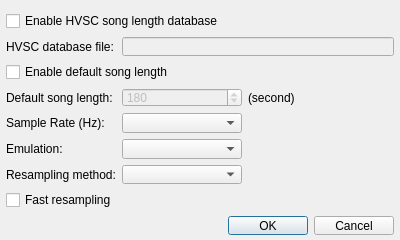
<?xml version="1.0" encoding="UTF-8"?>
<ui version="4.0">
 <class>SettingsDialog</class>
 <widget class="QDialog" name="SettingsDialog">
  <property name="geometry">
   <rect>
    <x>0</x>
    <y>0</y>
    <width>400</width>
    <height>240</height>
   </rect>
  </property>
  <property name="minimumSize">
   <size>
    <width>400</width>
    <height>240</height>
   </size>
  </property>
  <property name="maximumSize">
   <size>
    <width>400</width>
    <height>240</height>
   </size>
  </property>
  <property name="windowTitle">
   <string>SID Plugin Settings</string>
  </property>
  <layout class="QGridLayout" name="gridLayout">
   <property name="leftMargin">
    <number>6</number>
   </property>
   <property name="rightMargin">
    <number>6</number>
   </property>
   <property name="bottomMargin">
    <number>6</number>
   </property>
   <item row="7" column="0">
    <widget class="QLabel" name="label_4">
     <property name="text">
      <string>Resampling method:</string>
     </property>
    </widget>
   </item>
   <item row="6" column="2">
    <spacer name="horizontalSpacer_2">
     <property name="orientation">
      <enum>Qt::Horizontal</enum>
     </property>
     <property name="sizeType">
      <enum>QSizePolicy::Expanding</enum>
     </property>
     <property name="sizeHint" stdset="0">
      <size>
       <width>40</width>
       <height>20</height>
      </size>
     </property>
    </spacer>
   </item>
   <item row="0" column="0" colspan="2">
    <widget class="QCheckBox" name="useHVSCCheckBox">
     <property name="text">
      <string>Enable HVSC song length database</string>
     </property>
    </widget>
   </item>
   <item row="4" column="0">
    <widget class="QLabel" name="label_2">
     <property name="text">
      <string>Sample Rate (Hz):</string>
     </property>
    </widget>
   </item>
   <item row="6" column="1">
    <widget class="QComboBox" name="emuComboBox">
     <property name="minimumSize">
      <size>
       <width>120</width>
       <height>0</height>
      </size>
     </property>
    </widget>
   </item>
   <item row="3" column="0">
    <widget class="QLabel" name="label_5">
     <property name="text">
      <string>Default song length:</string>
     </property>
    </widget>
   </item>
   <item row="3" column="1">
    <widget class="QSpinBox" name="defaultLengthSpinBox">
     <property name="enabled">
      <bool>false</bool>
     </property>
     <property name="minimumSize">
      <size>
       <width>120</width>
       <height>0</height>
      </size>
     </property>
     <property name="minimum">
      <number>5</number>
     </property>
     <property name="maximum">
      <number>1000</number>
     </property>
     <property name="value">
      <number>180</number>
     </property>
    </widget>
   </item>
   <item row="7" column="2">
    <spacer name="horizontalSpacer_3">
     <property name="orientation">
      <enum>Qt::Horizontal</enum>
     </property>
     <property name="sizeType">
      <enum>QSizePolicy::Expanding</enum>
     </property>
     <property name="sizeHint" stdset="0">
      <size>
       <width>40</width>
       <height>20</height>
      </size>
     </property>
    </spacer>
   </item>
   <item row="7" column="1">
    <widget class="QComboBox" name="resamplingComboBox">
     <property name="minimumSize">
      <size>
       <width>120</width>
       <height>0</height>
      </size>
     </property>
    </widget>
   </item>
   <item row="1" column="1" colspan="2">
    <widget class="QLineEdit" name="hvscPathLineEdit">
     <property name="enabled">
      <bool>false</bool>
     </property>
    </widget>
   </item>
   <item row="6" column="0">
    <widget class="QLabel" name="label_3">
     <property name="text">
      <string>Emulation:</string>
     </property>
    </widget>
   </item>
   <item row="1" column="0">
    <widget class="QLabel" name="label">
     <property name="text">
      <string>HVSC database file:</string>
     </property>
    </widget>
   </item>
   <item row="2" column="0" colspan="2">
    <widget class="QCheckBox" name="useLengthCheckBox">
     <property name="text">
      <string>Enable default song length</string>
     </property>
    </widget>
   </item>
   <item row="9" column="0" colspan="2">
    <widget class="QCheckBox" name="fastResampligCheckBox">
     <property name="focusPolicy">
      <enum>Qt::NoFocus</enum>
     </property>
     <property name="text">
      <string>Fast resampling</string>
     </property>
    </widget>
   </item>
   <item row="4" column="1">
    <widget class="QComboBox" name="sampleRateComboBox">
     <property name="minimumSize">
      <size>
       <width>120</width>
       <height>0</height>
      </size>
     </property>
    </widget>
   </item>
   <item row="10" column="0" colspan="3">
    <widget class="QDialogButtonBox" name="buttonBox">
     <property name="sizePolicy">
      <sizepolicy hsizetype="Expanding" vsizetype="Fixed">
       <horstretch>0</horstretch>
       <verstretch>0</verstretch>
      </sizepolicy>
     </property>
     <property name="standardButtons">
      <set>QDialogButtonBox::Cancel|QDialogButtonBox::Ok</set>
     </property>
    </widget>
   </item>
   <item row="4" column="2">
    <spacer name="horizontalSpacer">
     <property name="orientation">
      <enum>Qt::Horizontal</enum>
     </property>
     <property name="sizeType">
      <enum>QSizePolicy::Expanding</enum>
     </property>
     <property name="sizeHint" stdset="0">
      <size>
       <width>40</width>
       <height>20</height>
      </size>
     </property>
    </spacer>
   </item>
   <item row="3" column="2">
    <widget class="QLabel" name="label_6">
     <property name="text">
      <string>(second)</string>
     </property>
    </widget>
   </item>
  </layout>
 </widget>
 <resources/>
 <connections>
  <connection>
   <sender>buttonBox</sender>
   <signal>accepted()</signal>
   <receiver>SettingsDialog</receiver>
   <slot>accept()</slot>
   <hints>
    <hint type="sourcelabel">
     <x>220</x>
     <y>229</y>
    </hint>
    <hint type="destinationlabel">
     <x>103</x>
     <y>160</y>
    </hint>
   </hints>
  </connection>
  <connection>
   <sender>buttonBox</sender>
   <signal>rejected()</signal>
   <receiver>SettingsDialog</receiver>
   <slot>reject()</slot>
   <hints>
    <hint type="sourcelabel">
     <x>275</x>
     <y>229</y>
    </hint>
    <hint type="destinationlabel">
     <x>148</x>
     <y>169</y>
    </hint>
   </hints>
  </connection>
  <connection>
   <sender>useHVSCCheckBox</sender>
   <signal>clicked(bool)</signal>
   <receiver>hvscPathLineEdit</receiver>
   <slot>setEnabled(bool)</slot>
   <hints>
    <hint type="sourcelabel">
     <x>128</x>
     <y>16</y>
    </hint>
    <hint type="destinationlabel">
     <x>262</x>
     <y>40</y>
    </hint>
   </hints>
  </connection>
  <connection>
   <sender>useLengthCheckBox</sender>
   <signal>clicked(bool)</signal>
   <receiver>defaultLengthSpinBox</receiver>
   <slot>setEnabled(bool)</slot>
   <hints>
    <hint type="sourcelabel">
     <x>128</x>
     <y>64</y>
    </hint>
    <hint type="destinationlabel">
     <x>191</x>
     <y>88</y>
    </hint>
   </hints>
  </connection>
 </connections>
</ui>
